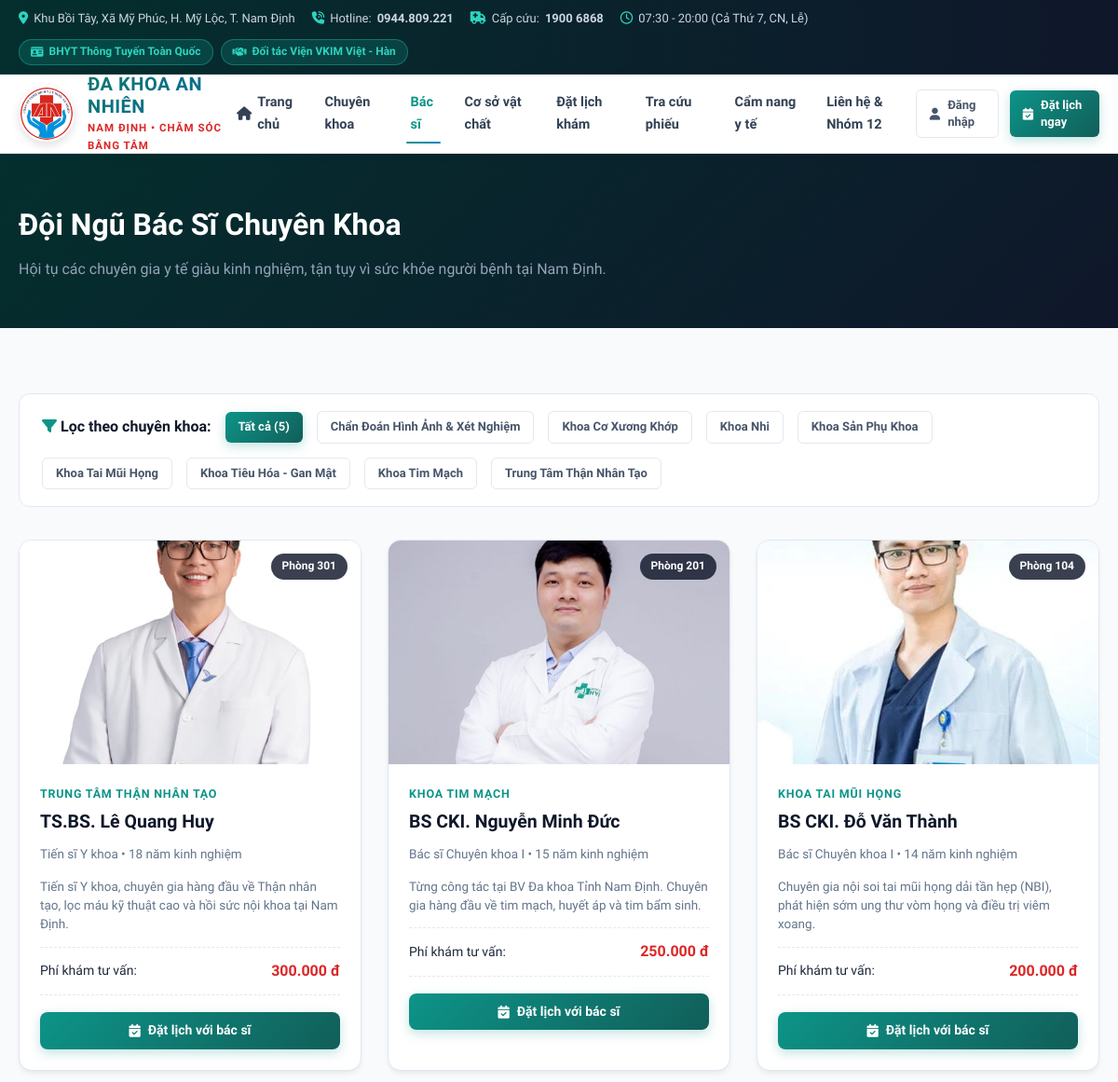
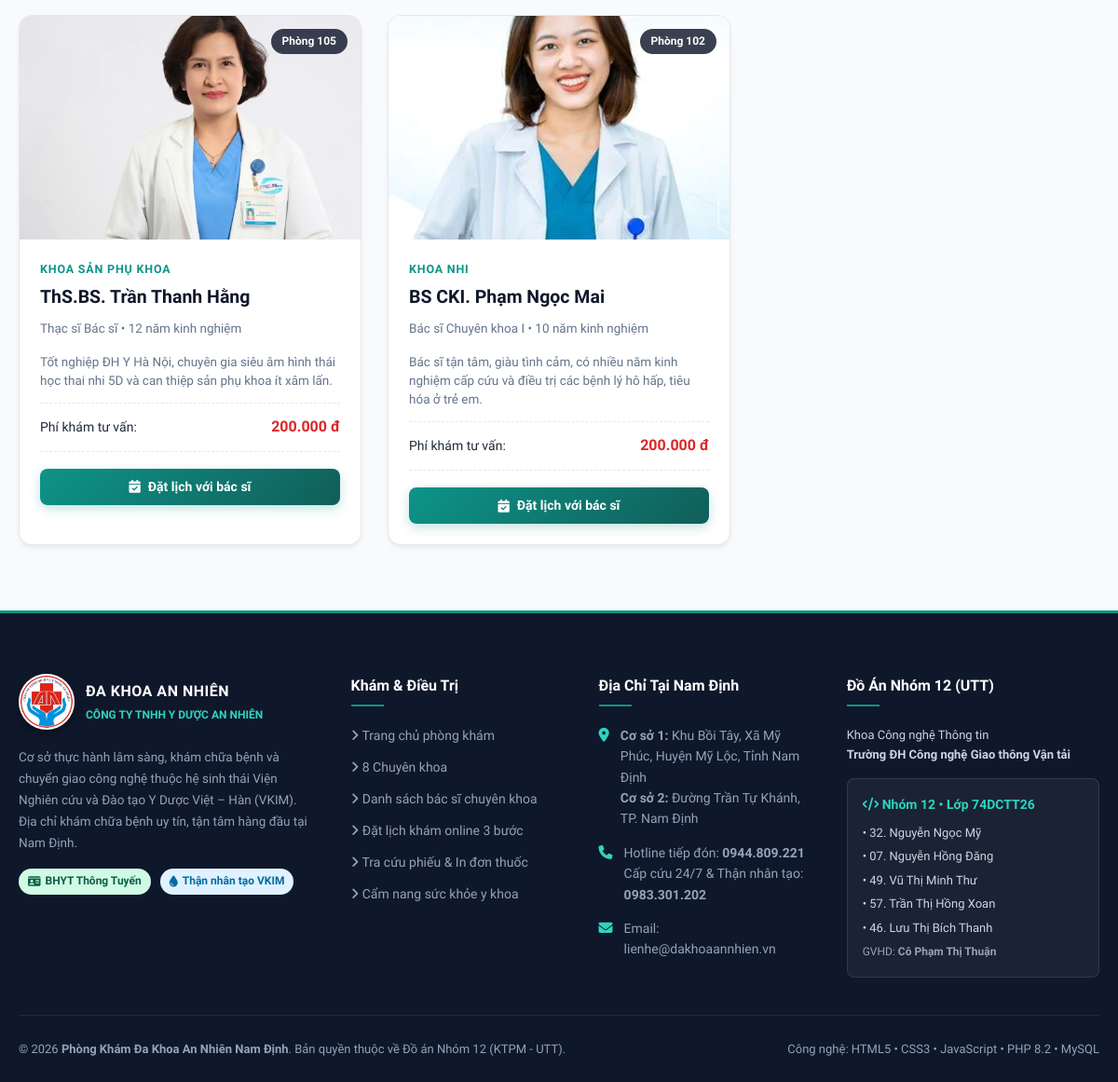
Screenshot of /bac-si.php with the database file from the repository (2 pictures, top to bottom).
### tables this page shows
CREATE TABLE `specialties` (
  `id` int NOT NULL AUTO_INCREMENT,
  `name` varchar(100) NOT NULL,
  `description` text,
  `image_url` varchar(255) DEFAULT NULL,
  `icon` varchar(50) DEFAULT NULL,
  PRIMARY KEY (`id`),
  UNIQUE KEY `name` (`name`)
);

CREATE TABLE `doctors` (
  `id` bigint NOT NULL AUTO_INCREMENT,
  `user_id` bigint NOT NULL,
  `specialty_id` int NOT NULL,
  `full_name` varchar(100) NOT NULL,
  `degree` varchar(50) DEFAULT NULL,
  `experience_years` int DEFAULT '1',
  `consultation_fee` decimal(10,2) DEFAULT '200000.00',
  `bio` text,
  `avatar` varchar(255) DEFAULT NULL,
  `clinic_room` varchar(50) DEFAULT 'Phòng 101',
  PRIMARY KEY (`id`),
  UNIQUE KEY `user_id` (`user_id`),
  KEY `fk_doctor_specialty` (`specialty_id`),
  CONSTRAINT `fk_doctor_specialty` FOREIGN KEY (`specialty_id`) REFERENCES `specialties` (`id`) ON DELETE CASCADE,
  CONSTRAINT `fk_doctor_user` FOREIGN KEY (`user_id`) REFERENCES `users` (`id`) ON DELETE CASCADE
);

### includes/functions.php (called while the page is built, shortened)
<?php
function formatMoney($amount) {
    return number_format((float)$amount, 0, ',', '.') . ' đ';
}

### bac-si.php (the view, shortened to what this page needs)
<?php
require_once __DIR__ . '/includes/header.php';
$selected_spec = filter_input(INPUT_GET, 'specialty_id', FILTER_VALIDATE_INT);
$specialties = $pdo->query("SELECT * FROM specialties ORDER BY name ASC")->fetchAll();
if ($selected_spec) {
    $stmt = $pdo->prepare("SELECT d.*, s.name as specialty_name
                           FROM doctors d
                           JOIN specialties s ON d.specialty_id = s.id
                           WHERE d.specialty_id = ?
                           ORDER BY d.experience_years DESC");
    $stmt->execute([$selected_spec]);
} else {
    $stmt = $pdo->query("SELECT d.*, s.name as specialty_name
                         FROM doctors d
                         JOIN specialties s ON d.specialty_id = s.id
                         ORDER BY d.experience_years DESC");
}
$doctors = $stmt->fetchAll();
?>
<div style="background:linear-gradient(135deg, #042F2E 0%, #0F172A 100%);color:#FFF;padding:50px 0;">
    <div class="container">
        <h1 style="font-size:32px;font-weight:800;margin-bottom:8px;">Đội Ngũ Bác Sĩ Chuyên Khoa</h1>
        <p style="color:#94A3B8;font-size:16px;">Hội tụ các chuyên gia y tế giàu kinh nghiệm, tận tụy vì sức khỏe người bệnh tại Nam Định.</p>
    </div>
</div>
<section class="section">
    <div class="container">
        <div style="background:#FFF;padding:18px 24px;border-radius:12px;border:1px solid #E2E8F0;margin-bottom:35px;display:flex;align-items:center;gap:15px;flex-wrap:wrap;">
            <span style="font-weight:700;color:#0F172A;"><i class="fa-solid fa-filter" style="color:var(--primary);"></i> Lọc theo chuyên khoa:</span>
            <a href="<?= BASE_URL ?>/bac-si.php" class="btn btn-sm <?= !$selected_spec ? 'btn-primary' : 'btn-outline' ?>">
                Tất cả (<?= count($pdo->query("SELECT id FROM doctors")->fetchAll()) ?>)
            </a>
            <?php foreach ($specialties as $sp): ?>
                <a href="<?= BASE_URL ?>/bac-si.php?specialty_id=<?= $sp['id'] ?>" class="btn btn-sm <?= $selected_spec == $sp['id'] ? 'btn-primary' : 'btn-outline' ?>">
                    <?= htmlspecialchars($sp['name']) ?>
                </a>
            <?php endforeach; ?>
        </div>
        <div class="doctors-grid">
            <?php foreach ($doctors as $doc): ?>
                <div class="doctor-card" id="doc-<?= $doc['id'] ?>">
                    <div class="doctor-header">
                        <img src="<?= BASE_URL ?>/<?= htmlspecialchars($doc['avatar']) ?>" alt="<?= htmlspecialchars($doc['full_name']) ?>">
                        <span class="doctor-badge-room"><?= htmlspecialchars($doc['clinic_room']) ?></span>
                    </div>
                    <div class="doctor-body">
                        <div class="doctor-specialty"><?= htmlspecialchars($doc['specialty_name']) ?></div>
                        <h4 class="doctor-name"><?= htmlspecialchars($doc['full_name']) ?></h4>
                        <div class="doctor-degree"><?= htmlspecialchars($doc['degree']) ?> • <?= $doc['experience_years'] ?> năm kinh nghiệm</div>
                        <p style="font-size:13.5px;color:#64748B;margin-bottom:14px;line-height:1.5;">
                            <?= htmlspecialchars($doc['bio']) ?>
                        </p>
                        <div class="doctor-meta">
                            <span>Phí khám tư vấn:</span>
                            <span class="doctor-fee"><?= formatMoney($doc['consultation_fee']) ?></span>
                        </div>
                        <div class="doctor-footer">
                            <a href="<?= BASE_URL ?>/dat-lich.php?doctor_id=<?= $doc['id'] ?>&specialty_id=<?= $doc['specialty_id'] ?>" class="btn btn-primary" style="flex:1;">
                                <i class="fa-solid fa-calendar-check"></i> Đặt lịch với bác sĩ
                            </a>
                        </div>
                    </div>
                </div>
            <?php endforeach; ?>
        </div>
    </div>
</section>
<?php require_once __DIR__ . '/includes/footer.php'; ?>

### assets/css/style.css (style rules this page uses)
:root { --primary: #0D9488; --primary-dark: #0F766E; --primary-deep: #115E59; --primary-light: #F0FDFA; --primary-border: #99F6E4; --primary-glow: rgba(13, 148, 136, 0.25); --secondary: #0284C7; --secondary-dark: #0369A1; --secondary-light: #F0F9FF; --accent-red: #DC2626; --accent-red-light: #FEF2F2; --accent-green: #10B981; --warning: #F59E0B; --danger: #EF4444; --info: #3B82F6; --navy-dark: #0F172A; --navy-card: #1E293B; --text-main: #1E293B; --text-muted: #64748B; --text-light: #94A3B8; --bg-body: #F8FAFC; --bg-card: #FFFFFF; --border-color: #E2E8F0; --border-light: #F1F5F9; --shadow-sm: 0 1px 3px rgba(0, 0, 0, 0.05); --shadow: 0 4px 6px -1px rgba(0, 0, 0, 0.06), 0 2px 4px -2px rgba(0, 0, 0, 0.04); --shadow-md: 0 10px 15px -3px rgba(0, 0, 0, 0.08), 0 4px 6px -4px rgba(0, 0, 0, 0.03); --shadow-lg: 0 20px 25px -5px rgba(0, 0, 0, 0.09), 0 8px 10px -6px rgba(0, 0, 0, 0.04); --shadow-glow: 0 0 20px rgba(13, 148, 136, 0.25); --radius-sm: 8px; --radius: 14px; --radius-lg: 20px; --radius-full: 9999px; --transition: all 0.28s cubic-bezier(0.4, 0, 0.2, 1); }
* { margin: 0; padding: 0; box-sizing: border-box; }
body { font-family: 'Plus Jakarta Sans', 'Inter', system-ui, -apple-system, BlinkMacSystemFont, sans-serif; color: var(--text-main); background-color: var(--bg-body); line-height: 1.65; -webkit-font-smoothing: antialiased; }
a { color: var(--primary); text-decoration: none; transition: var(--transition); }
img { max-width: 100%; height: auto; display: block; }
.container { width: 100%; max-width: 1240px; margin: 0 auto; padding: 0 20px; }
.btn { display: inline-flex; align-items: center; justify-content: center; gap: 8px; padding: 10px 20px; border-radius: var(--radius-sm); font-size: 14px; font-weight: 700; border: none; cursor: pointer; transition: var(--transition); text-decoration: none; line-height: 1.4; }
.btn-primary { background: linear-gradient(135deg, var(--primary) 0%, var(--primary-deep) 100%); color: #FFFFFF; box-shadow: 0 4px 12px var(--primary-glow); }
.btn-outline { background: transparent; border: 1.5px solid var(--border-color); color: #475569; }
.btn-sm { padding: 7px 14px; font-size: 13px; border-radius: 6px; }
.section { padding: 70px 0; }
.doctors-grid { display: grid; grid-template-columns: repeat(3, 1fr); gap: 28px; }
.doctor-card { background: #FFFFFF; border-radius: var(--radius); overflow: hidden; border: 1px solid var(--border-color); box-shadow: var(--shadow); transition: var(--transition); }
.doctor-header { position: relative; background: #F1F5F9; height: 240px; overflow: hidden; }
.doctor-header img { width: 100%; height: 100%; object-fit: cover; transition: transform 0.4s cubic-bezier(0.4, 0, 0.2, 1); }
.doctor-badge-room { position: absolute; top: 14px; right: 14px; background: rgba(15, 23, 42, 0.82); color: #FFFFFF; padding: 4px 12px; border-radius: var(--radius-full); font-size: 12px; font-weight: 700; backdrop-filter: blur(6px); }
.doctor-body { padding: 22px; }
.doctor-specialty { color: var(--primary); font-size: 12.5px; font-weight: 800; text-transform: uppercase; letter-spacing: 0.8px; margin-bottom: 4px; }
.doctor-name { font-size: 19.5px; font-weight: 800; color: #0F172A; margin-bottom: 6px; }
.doctor-degree { font-size: 13.5px; color: var(--text-muted); margin-bottom: 14px; }
.doctor-meta { display: flex; justify-content: space-between; align-items: center; padding: 12px 0; border-top: 1px dashed var(--border-color); border-bottom: 1px dashed var(--border-color); margin-bottom: 18px; font-size: 14px; }
.doctor-fee { font-weight: 800; color: #DC2626; font-size: 16px; }
.doctor-footer { display: flex; gap: 10px; }

### rows the page displays
specialties: name "Chẩn Đoán Hình Ảnh & Xét Nghiệm"
specialties: name "Khoa Cơ Xương Khớp"
specialties: name "Khoa Nhi"
specialties: name "Khoa Sản Phụ Khoa"
specialties: name "Khoa Tai Mũi Họng"
specialties: name "Khoa Tiêu Hóa - Gan Mật"
specialties: name "Khoa Tim Mạch"
specialties: name "Trung Tâm Thận Nhân Tạo"
doctors: avatar (picture), clinic_room "Phòng 301", specialty.name "TRUNG TÂM THẬN NHÂN TẠO", full_name "TS.BS. Lê Quang Huy", degree "Tiến sĩ Y khoa", experience_years "18", bio "Tiến sĩ Y khoa, chuyên gia hàng đầu về Thận nhân tạo, lọc máu kỹ thuật cao và hồi sức nội khoa tại Nam Định.", consultation_fee "300.000 đ"
doctors: avatar (picture), clinic_room "Phòng 201", specialty.name "KHOA TIM MẠCH", full_name "BS CKI. Nguyễn Minh Đức", degree "Bác sĩ Chuyên khoa I", experience_years "15", bio "Từng công tác tại BV Đa khoa Tỉnh Nam Định. Chuyên gia hàng đầu về tim mạch, huyết áp và tim bẩm sinh.", consultation_fee "250.000 đ"
doctors: avatar (picture), clinic_room "Phòng 104", specialty.name "KHOA TAI MŨI HỌNG", full_name "BS CKI. Đỗ Văn Thành", degree "Bác sĩ Chuyên khoa I", experience_years "14", bio "Chuyên gia nội soi tai mũi họng dải tần hẹp (NBI), phát hiện sớm ung thư vòm họng và điều trị viêm xoang.", consultation_fee "200.000 đ"
doctors: avatar (picture), clinic_room "Phòng 105", specialty.name "KHOA SẢN PHỤ KHOA", full_name "ThS.BS. Trần Thanh Hằng", degree "Thạc sĩ Bác sĩ", experience_years "12", bio "Tốt nghiệp ĐH Y Hà Nội, chuyên gia siêu âm hình thái học thai nhi 5D và can thiệp sản phụ khoa ít xâm lấn.", consultation_fee "200.000 đ"
doctors: avatar (picture), clinic_room "Phòng 102", specialty.name "KHOA NHI", full_name "BS CKI. Phạm Ngọc Mai", degree "Bác sĩ Chuyên khoa I", experience_years "10", bio "Bác sĩ tận tâm, giàu tình cảm, có nhiều năm kinh nghiệm cấp cứu và điều trị các bệnh lý hô hấp, tiêu hóa ở trẻ em.", consultation_fee "200.000 đ"

### other values shown
count($pdo->query("SELECT id FROM doctors")->fetchAll()) "5"
